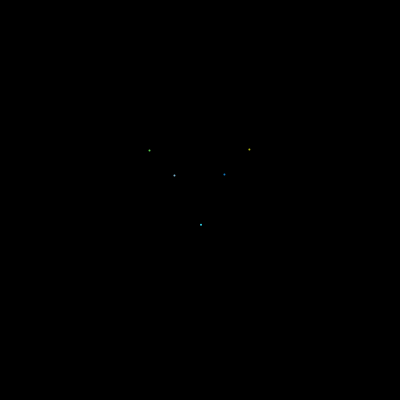
Frame 1 (no input)
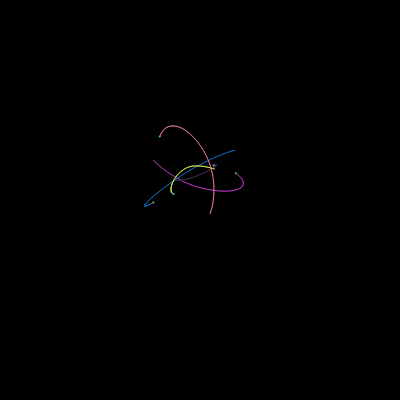
Frame 60 (no input)
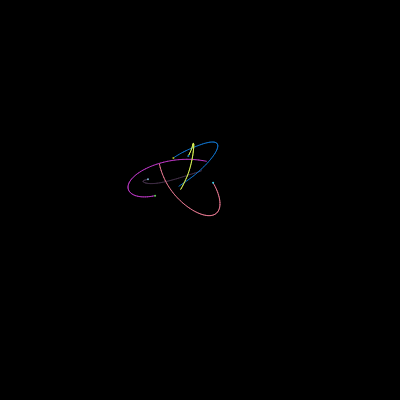
Frame 120 (the mouse pressed at the canvas centre since frame 60)

The p5.js sketch that drew these frames (run headless with seeded random() and noise() and a simulated clock; from frame 60 on, the mouse is pressed at the canvas centre):

// p5.js sketch
// ── sketch.js
let centPlanet;
let planets=[];
function setup() {
  createCanvas(400, 400);
  planets.push(new Planet(150,150,100,createVector(-0.5,0.5)),new Planet(175,175,100,createVector(-0.5,0.5)),new Planet(250,150,100,createVector(-0.5,-0.5)),new Planet(225,175,100,createVector(-0.5,-0.5)), new Planet(200,225,100,createVector(1,0)));
  centPlanet=new Attractor(200,200,500,createVector(0,0))
  background(0);

}
let state=0;

function draw() {
  background(0);
  for(let planet of planets){ 
    planet.applyGravity(planets);
    // centPlanet.applyGravity(planet)
    planet.update();
    planet.drawTrail();
    planet.show();
    // centPlanet.show('yellow');
    

}  
}

// ── attractor.js
class Attractor{
    constructor(x,y,mass){
        this.pos=createVector(x,y);
        this.mass=mass;
        this.r=sqrt(this.mass)/5;
    }
    applyGravity(planet){
        let direction=p5.Vector.sub(planet.pos,this.pos);
        let magSq=direction.magSq();
        direction.normalize();
        let g=0.1;
        let f=direction.copy();
        f.mult(-planet.mass);
        f.mult(this.mass);
        f.mult(g);
        f.div(magSq);
        planet.applyForce(f);
    }
    show(col){
        fill(col);
        circle(this.pos.x,this.pos.y,this.r);
    }
}


// ── planet.js
class Planet extends Attractor {
    constructor(x,y,mass,v){
        super(x,y,mass)
        this.vel=v;
        this.acc=createVector(0,0);
        this.trail=[];
        this.trailCol=this.randCol();
        this.planetCol=this.randCol();
    }
    applyForce(force){
            let f= p5.Vector.div(force,this.mass);
            this.acc.add(f);
    }
    applyGravity(planets){
        for(let planet of planets){
            if(planet.pos.x == this.pos.x){
                continue;
            }
            let direction=p5.Vector.sub(planet.pos,this.pos);
            let magSq=direction.magSq();
            direction.normalize();
            let g=5;
            let f= this.getForce(g,planet,magSq,direction);
            planet.applyForce(f);
        }
    }

    getForce(g,planet,magSq,direction){
        let f=direction.copy();
        f.mult(-planet.mass);
        f.mult(this.mass);
        f.mult(g);
        f.div(magSq);
        f.limit(5);
        return f;
    }
    update(){
        this.vel.add(this.acc);

        this.pos.add(this.vel);
        this.trail.push({x:this.pos.x, y:this.pos.y});
        if(this.trail.length>50){
            this.trail.shift();
        }
        this.acc.set(0,0);
    }
    show(){
        noStroke();
        fill(this.planetCol);
        circle(this.pos.x,this.pos.y,this.r);
    }
    drawTrail(){

        for(let j=0;j<this.trail.length-1;j++){
            stroke(this.trailCol);
            strokeWeight(1);
            line(this.trail[j].x,this.trail[j].y,this.trail[j+1].x,this.trail[j+1].y);
        }
    }
    randCol(){
        return [random(255),random(255),random(255)];
    }
}
